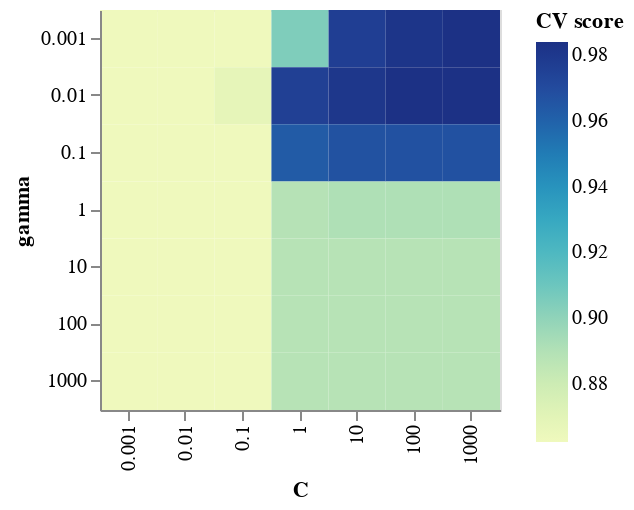

Notebook cell for this chart:
### Markdown cell above
While optimizing both gamma and C I got a different C value (100) which in combination with the new gamma of 0.01 slightly improved my score to **0.984**. This does not say that this C score gives me the best score if applied alone. What it means is that in combination with gamma=0.01 this C value gives the best score in my grid search.

### Code cell
alt.Chart(opt_results).mark_rect().encode(
    x=alt.X("param_svc__C:O", title="C"),
    y=alt.Y("param_svc__gamma:O", title="gamma"),
    color=alt.Color("mean_test_score:Q", title="CV score")
).properties(
    width=200,
    height=200
)

### Figure 1 — Vega-Lite specification as saved in the notebook (floating-point values rounded to 4 significant figures)
{"$schema": "https://vega.github.io/schema/vega-lite/v4.8.1.json", "config": {"view": {"continuousHeight": 300, "continuousWidth": 400}}, "data": {"name": "data-e3cfa8591357522e37e95ec9ad42a9b7"}, "datasets": {"data-e3cfa8591357522e37e95ec9ad42a9b7": [{"mean_test_score": 0.8622, "param_svc__C": 0.001, "param_svc__gamma": 0.001}, {"mean_test_score": 0.8622, "param_svc__C": 0.001, "param_svc__gamma": 0.01}, {"mean_test_score": 0.8622, "param_svc__C": 0.001, "param_svc__gamma": 0.1}, {"mean_test_score": 0.8622, "param_svc__C": 0.001, "param_svc__gamma": 1}, {"mean_test_score": 0.8622, "param_svc__C": 0.001, "param_svc__gamma": 10}, {"mean_test_score": 0.8622, "param_svc__C": 0.001, "param_svc__gamma": 100}, {"mean_test_score": 0.8622, "param_svc__C": 0.001, "param_svc__gamma": 1000}, {"mean_test_score": 0.8622, "param_svc__C": 0.01, "param_svc__gamma": 0.001}, {"mean_test_score": 0.8622, "param_svc__C": 0.01, "param_svc__gamma": 0.01}, {"mean_test_score": 0.8622, "param_svc__C": 0.01, "param_svc__gamma": 0.1}, {"mean_test_score": 0.8622, "param_svc__C": 0.01, "param_svc__gamma": 1}, {"mean_test_score": 0.8622, "param_svc__C": 0.01, "param_svc__gamma": 10}, {"mean_test_score": 0.8622, "param_svc__C": 0.01, "param_svc__gamma": 100}, {"mean_test_score": 0.8622, "param_svc__C": 0.01, "param_svc__gamma": 1000}, {"mean_test_score": 0.8622, "param_svc__C": 0.1, "param_svc__gamma": 0.001}, {"mean_test_score": 0.8678, "param_svc__C": 0.1, "param_svc__gamma": 0.01}, {"mean_test_score": 0.8622, "param_svc__C": 0.1, "param_svc__gamma": 0.1}, {"mean_test_score": 0.8622, "param_svc__C": 0.1, "param_svc__gamma": 1}, {"mean_test_score": 0.8622, "param_svc__C": 0.1, "param_svc__gamma": 10}, {"mean_test_score": 0.8622, "param_svc__C": 0.1, "param_svc__gamma": 100}, {"mean_test_score": 0.8622, "param_svc__C": 0.1, "param_svc__gamma": 1000}, {"mean_test_score": 0.9046, "param_svc__C": 1, "param_svc__gamma": 0.001}, {"mean_test_score": 0.976, "param_svc__C": 1, "param_svc__gamma": 0.01}, {"mean_test_score": 0.963, "param_svc__C": 1, "param_svc__gamma": 0.1}, {"mean_test_score": 0.8887, "param_svc__C": 1, "param_svc__gamma": 1}, {"mean_test_score": 0.8883, "param_svc__C": 1, "param_svc__gamma": 10}, {"mean_test_score": 0.8883, "param_svc__C": 1, "param_svc__gamma": 100}, {"mean_test_score": 0.8883, "param_svc__C": 1, "param_svc__gamma": 1000}, {"mean_test_score": 0.9767, "param_svc__C": 10, "param_svc__gamma": 0.001}, {"mean_test_score": 0.9809, "param_svc__C": 10, "param_svc__gamma": 0.01}, {"mean_test_score": 0.9672, "param_svc__C": 10, "param_svc__gamma": 0.1}, {"mean_test_score": 0.8907, "param_svc__C": 10, "param_svc__gamma": 1}, {"mean_test_score": 0.8883, "param_svc__C": 10, "param_svc__gamma": 10}, {"mean_test_score": 0.8883, "param_svc__C": 10, "param_svc__gamma": 100}, {"mean_test_score": 0.8883, "param_svc__C": 10, "param_svc__gamma": 1000}, {"mean_test_score": 0.982, "param_svc__C": 100, "param_svc__gamma": 0.001}, {"mean_test_score": 0.9841, "param_svc__C": 100, "param_svc__gamma": 0.01}, {"mean_test_score": 0.9675, "param_svc__C": 100, "param_svc__gamma": 0.1}, {"mean_test_score": 0.8907, "param_svc__C": 100, "param_svc__gamma": 1}, {"mean_test_score": 0.8883, "param_svc__C": 100, "param_svc__gamma": 10}, {"mean_test_score": 0.8883, "param_svc__C": 100, "param_svc__gamma": 100}, {"mean_test_score": 0.8883, "param_svc__C": 100, "param_svc__gamma": 1000}, {"mean_test_score": 0.9838, "param_svc__C": 1000, "param_svc__gamma": 0.001}, {"mean_test_score": 0.9841, "param_svc__C": 1000, "param_svc__gamma": 0.01}, {"mean_test_score": 0.9675, "param_svc__C": 1000, "param_svc__gamma": 0.1}, {"mean_test_score": 0.8907, "param_svc__C": 1000, "param_svc__gamma": 1}, {"mean_test_score": 0.8883, "param_svc__C": 1000, "param_svc__gamma": 10}, {"mean_test_score": 0.8883, "param_svc__C": 1000, "param_svc__gamma": 100}, {"mean_test_score": 0.8883, "param_svc__C": 1000, "param_svc__gamma": 1000}]}, "encoding": {"color": {"field": "mean_test_score", "title": "CV score", "type": "quantitative"}, "x": {"field": "param_svc__C", "title": "C", "type": "ordinal"}, "y": {"field": "param_svc__gamma", "title": "gamma", "type": "ordinal"}}, "height": 200, "mark": "rect", "width": 200}
